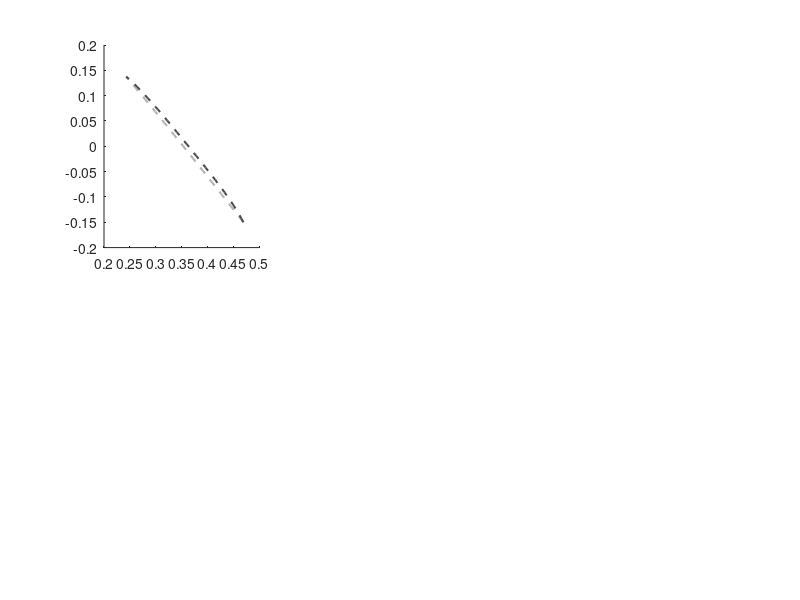

Reproduce this figure in MATLAB. (Note: this script raises an error after producing the figure.)
% plotting from all real trajectories

% Andrew SaLoutos
% 5/29/2021

%% arm functions and parameters

% clear all
addpath(genpath('mc_arm_functions'));

% MC arm
m1 = 0.195;             m2 = 0.262;
m3 = 0.053;             m_motor = 0.527;
I1 = 0.001170;          I2 = 0.001186;
I3 = 0.000096;          I_motor = 0.000508;
Ir = 0.000064;          N = 6;
l_O_m1 = 0.092;         l_A_m2 = 0.201;
l_B_m3 = 0.038;         l_OA = 0.2085;
l_AB = 0.265;           l_BC = 0.1225;
g = 9.81; % do I want gravity to start?
% parameters
p   = [m1 m2 m3 m_motor I1 I2 I3 I_motor Ir N l_O_m1 l_A_m2 l_B_m3 l_OA l_AB l_BC g]'; 

% define object parameters
mo = 1;
LLo = mo*eye(2);

%% load desired data

% Linear #18
load('L18_real_data.mat'); % hardware data
load('linear18_video_data.mat'); % video data
obj_locs = [0.41, 0.35, 0.27; -0.07, 0.00, 0.10]; 

% Sinusoid #6
% load('S6_real_data.mat'); % hardware data
% load('sinusoid6_video_data.mat'); % video data
% obj_locs = [0.33, 0.37, 0.40; 0.05, 0.00, -0.10];

%% effective mass at collision time

% plain_col_time1 = mean( [plain_real(1).col_time, plain_real(2).col_time, plain_real(3).col_time, plain_real(4).col_time, plain_real(5).col_time] )-0.5;
% plain_col_time2 = mean( [plain_real(6).col_time, plain_real(7).col_time, plain_real(8).col_time, plain_real(9).col_time, plain_real(10).col_time] )-0.5;
% plain_col_time3 = mean( [plain_real(11).col_time, plain_real(12).col_time, plain_real(13).col_time, plain_real(13).col_time, plain_real(15).col_time] )-0.5;
% 
% CA_col_time1 = mean( [CA_real(1).col_time, CA_real(2).col_time, CA_real(3).col_time, CA_real(4).col_time, CA_real(5).col_time] )-0.5;
% CA_col_time2 = mean( [CA_real(6).col_time, CA_real(7).col_time, CA_real(8).col_time, CA_real(9).col_time, CA_real(10).col_time] )-0.5;
% CA_col_time3 = mean( [CA_real(11).col_time, CA_real(12).col_time, CA_real(13).col_time, CA_real(13).col_time, CA_real(15).col_time] )-0.5;
% 
% plain_des_meff_cols = interp1(plain_des.t, plain_des.meff, [plain_col_time1,plain_col_time2,plain_col_time3]);
% CA_des_meff_cols = interp1(CA_des.t, CA_des.meff, [CA_col_time1,CA_col_time2,CA_col_time3]);
% meff_des_rats = CA_des_meff_cols./plain_des_meff_cols;
% 
% meff_vals = zeros(15,2);
% for ii=1:15
%     meff_vals(ii,:) = [plain_real(ii).meff_col, CA_real(ii).meff_col];
% end
% 
% plain_meff_cols = [mean(meff_vals(1:5,1)), mean(meff_vals(6:10,1)), mean(meff_vals(11:15,1))];
% CA_meff_cols = [mean(meff_vals(1:5,2)), mean(meff_vals(6:10,2)), mean(meff_vals(11:15,2))];
% meff_rats = CA_meff_cols./plain_meff_cols;

%% plot for cartesian trajectories
figure(1); clf;


subplot(2,3,1);

% desired trajectory
hold on;
plot(plain_des.p(1,:),plain_des.p(2,:),'--','Color',[0.7,0.7,0.7],'LineWidth',1.5);
plot(CA_des.p(1,:),CA_des.p(2,:),'--','Color',[0.3,0.3,0.3],'LineWidth',1.5);

% object locations...not sure if I should include these
% subplot(1,2,1); 
% plot(obj_locs(1,:),obj_locs(2,:),'og','MarkerSize',17,'LineWidth',3);
% subplot(1,2,2); plot(obj_locs(1,:),obj_locs(2,:),'og','MarkerSize',17,'LineWidth',3);

% arena
% x_a = [0.2, 0.5, 0.5, 0.2, 0.2]; % for MC, UR3 plots
% y_a = [-0.15, -0.15, 0.15, 0.15, -0.15];
% plot(x_a,y_a,'k--');

% trials
for ii=1:15
    pl_trial = plot(plain_real(ii).p(1,333:999),plain_real(ii).p(2,333:999),'Color',[1.0,0,0,0.2]);
    ca_trial = plot(CA_real(ii).p(1,333:999),CA_real(ii).p(2,333:999),'Color',[0,0,1.0,0.2]);
end

% set axes equal
axis equal; xlim([0.2, 0.5]); ylim([-0.175,0.175]); 

% titles and axes lables
title('End-Effector Position, Linear #18');
xlabel('X (m)'); ylabel('Y (m)');
legend([pl_trial, ca_trial], {'Plain','CA'});

% plot for joint trajectories
figure(2); clf;
% joint positions
subplot(1,2,1); hold on;
plot(plain_des.t, plain_des.q(1,:),'b--','LineWidth',1.5);
plot(plain_des.t, plain_des.q(2,:),'r--','LineWidth',1.5);
plot(plain_des.t, plain_des.q(3,:),'g--','LineWidth',1.5);
plot(CA_des.t, CA_des.q(1,:),'b','LineWidth',1.5);
plot(CA_des.t, CA_des.q(2,:),'r','LineWidth',1.5);
plot(CA_des.t, CA_des.q(3,:),'g','LineWidth',1.5);
% trials
for ii=1:15
    plot(plain_real(ii).t(333:999)-plain_real(ii).t(333),plain_real(ii).q(1,333:999),'--','Color',[0.0,0.0,1.0,0.2]);
    plot(plain_real(ii).t(333:999)-plain_real(ii).t(333),plain_real(ii).q(2,333:999),'--','Color',[1.0,0.0,0.0,0.2]);
    plot(plain_real(ii).t(333:999)-plain_real(ii).t(333),plain_real(ii).q(3,333:999),'--','Color',[0.0,1.0,0.0,0.2]);
    plot(CA_real(ii).t(333:999)-CA_real(ii).t(333),CA_real(ii).q(1,333:999),'Color',[0.0,0.0,1.0,0.2]);
    plot(CA_real(ii).t(333:999)-CA_real(ii).t(333),CA_real(ii).q(2,333:999),'Color',[1.0,0.0,0.0,0.2]);
    plot(CA_real(ii).t(333:999)-CA_real(ii).t(333),CA_real(ii).q(3,333:999),'Color',[0.0,1.0,0.0,0.2]);  
end
% titles, labels, limits
xlim([0,1]);
legend({'q_1, plain','q_2, plain','q_3, plain','q_1, CA','q_2, CA','q_3, CA'},'Location','southoutside','NumColumns',2);
title('Joint Positions for Linear Traj #18, Plain');
xlabel('Time (s)'); ylabel('q (rad)');

% joint velocities
subplot(1,2,2); hold on;
plot(plain_des.t, plain_des.dq(1,:),'b--','LineWidth',1.5);
plot(plain_des.t, plain_des.dq(2,:),'r--','LineWidth',1.5);
plot(plain_des.t, plain_des.dq(3,:),'g--','LineWidth',1.5);
plot(CA_des.t, CA_des.dq(1,:),'b','LineWidth',1.5);
plot(CA_des.t, CA_des.dq(2,:),'r','LineWidth',1.5);
plot(CA_des.t, CA_des.dq(3,:),'g','LineWidth',1.5);
% trials
for ii=1:15
    plot(plain_real(ii).t(333:999)-plain_real(ii).t(333),plain_real(ii).dq(1,333:999),'--','Color',[0.0,0.0,1.0,0.2]);
    plot(plain_real(ii).t(333:999)-plain_real(ii).t(333),plain_real(ii).dq(2,333:999),'--','Color',[1.0,0.0,0.0,0.2]);
    plot(plain_real(ii).t(333:999)-plain_real(ii).t(333),plain_real(ii).dq(3,333:999),'--','Color',[0.0,1.0,0.0,0.2]);
    plot(CA_real(ii).t(333:999)-CA_real(ii).t(333),CA_real(ii).dq(1,333:999),'Color',[0.0,0.0,1.0,0.2]);
    plot(CA_real(ii).t(333:999)-CA_real(ii).t(333),CA_real(ii).dq(2,333:999),'Color',[1.0,0.0,0.0,0.2]);
    plot(CA_real(ii).t(333:999)-CA_real(ii).t(333),CA_real(ii).dq(3,333:999),'Color',[0.0,1.0,0.0,0.2]);  
end
% titles, labels, limits
xlim([0,1]);
legend({'dq_1, plain','dq_2, plain','dq_3, plain','dq_1, CA','dq_2, CA','dq_3, CA'},'Location','southoutside','NumColumns',2);
title('Joint Velocities for Linear Traj #18, Plain');
xlabel('Time (s)'); ylabel('dq (rad/s)');



% plot for object displacements
% could filter displacements?

% figure(3); clf; hold on;

figure(1);
subplot(2,3,[2 3]); hold on;

pos1 = [1,2,3,4,5,16,17,18,19,20];
pos2 = [6,7,8,9,10,21,22,23,24,25];
pos3 = [11,12,13,14,15,26,27,28,29,30];

mean_displacements = zeros(6,60);

for ii=1:10 % for all trials at a position
    nn = pos1(ii);
    if (ii<6)
        plot(video_data(nn).time-0.5, video_data(nn).obj_displacements,'--','Color',[1.0,0,0,0.4]); % plain trials  
        mean_displacements(1,:) = mean_displacements(1,:) + 0.2*video_data(nn).obj_displacements(1:60);
    else 
        plot(video_data(nn).time-0.5, video_data(nn).obj_displacements,'Color',[1.0,0,0,0.4]); % CA trials
        mean_displacements(2,:) = mean_displacements(2,:) + 0.2*video_data(nn).obj_displacements(1:60);
    end
end

for ii=1:10 % for all trials at a position
    nn = pos2(ii);
    if (ii<6)
        plot(video_data(nn).time-0.5, video_data(nn).obj_displacements,'--','Color',[0,0.5,0,0.4]); % plain trials
        mean_displacements(3,:) = mean_displacements(3,:) + 0.2*video_data(nn).obj_displacements(1:60);
    else 
        plot(video_data(nn).time-0.5, video_data(nn).obj_displacements,'Color',[0,0.5,0,0.4]); % CA trials
        mean_displacements(4,:) = mean_displacements(4,:) + 0.2*video_data(nn).obj_displacements(1:60);
    end
end

for ii=1:10 % for all trials at a position
    nn = pos3(ii);
    if (ii<6)
        plot(video_data(nn).time-0.5, video_data(nn).obj_displacements,'--','Color',[0,0,1.0,0.4]); % plain trials
        mean_displacements(5,:) = mean_displacements(5,:) + 0.2*video_data(nn).obj_displacements(1:60);
    else 
        plot(video_data(nn).time-0.5, video_data(nn).obj_displacements,'Color',[0,0,1.0,0.4]); % CA trials
        mean_displacements(6,:) = mean_displacements(6,:) + 0.2*video_data(nn).obj_displacements(1:60);
    end
end

mean_time = linspace(0,2,61);
mean_time = mean_time(1:60)-0.5;
p1_plain = plot(mean_time, mean_displacements(1,:),'r--','LineWidth',1.5);
p1_ca = plot(mean_time, mean_displacements(2,:),'r','LineWidth',1.5);
p2_plain = plot(mean_time, mean_displacements(3,:),'--','Color',[0,0.5,0],'LineWidth',1.5);
p2_ca = plot(mean_time, mean_displacements(4,:),'Color',[0,0.5,0],'LineWidth',1.5);
p3_plain = plot(mean_time, mean_displacements(5,:),'b--','LineWidth',1.5);
p3_ca = plot(mean_time, mean_displacements(6,:),'b','LineWidth',1.5);


% limits, labels, title
xlim([0,1]); xlabel('Time (s)'); ylabel('Object Displacement (mm)');
legend([p1_plain, p1_ca, p2_plain, p2_ca, p3_plain, p3_ca],{'Pos. 1, plain', 'Pos. 1, CA', 'Pos. 2, plain', 'Pos. 2, CA','Pos. 3, plain','Pos. 3, CA'},'Location','eastoutside');
title('Object Displacements, Linear #18');


%% now do same thing for sinusoid trajectories
% Sinusoid #6
load('S6_real_data.mat'); % hardware data
load('sinusoid6_video_data.mat'); % video data
obj_locs = [0.33, 0.37, 0.40; 0.05, 0.00, -0.10];

subplot(2,3,4);

% desired trajectory
hold on;
plot(plain_des.p(1,:),plain_des.p(2,:),'--','Color',[0.7,0.7,0.7],'LineWidth',1.5);
plot(CA_des.p(1,:),CA_des.p(2,:),'--','Color',[0.3,0.3,0.3],'LineWidth',1.5);

% trials
for ii=1:15
    pl_trial = plot(plain_real(ii).p(1,333:999),plain_real(ii).p(2,333:999),'Color',[1.0,0,0,0.2]);
    ca_trial = plot(CA_real(ii).p(1,333:999),CA_real(ii).p(2,333:999),'Color',[0,0,1.0,0.2]);
end

% set axes equal
axis equal; xlim([0.25, 0.45]); ylim([-0.125,0.125]); 
% titles and axes lables
title('End-Effector Position, Sinusoid #6');
xlabel('X (m)'); ylabel('Y (m)');
legend([pl_trial, ca_trial],{'Plain','CA'});

% second subplot
subplot(2,3,[5 6]); hold on;

pos1 = [1,2,3,4,5,16,17,18,19,20];
pos2 = [6,7,8,9,10,21,22,23,24,25];
pos3 = [11,12,13,14,15,26,27,28,29,30];

mean_displacements = zeros(6,60);

for ii=1:10 % for all trials at a position
    nn = pos1(ii);
    if (ii<6)
        plot(video_data(nn).time-0.5, video_data(nn).obj_displacements,'--','Color',[1.0,0,0,0.4]); % plain trials  
        mean_displacements(1,:) = mean_displacements(1,:) + 0.2*video_data(nn).obj_displacements(1:60);
    else 
        plot(video_data(nn).time-0.5, video_data(nn).obj_displacements,'Color',[1.0,0,0,0.4]); % CA trials
        mean_displacements(2,:) = mean_displacements(2,:) + 0.2*video_data(nn).obj_displacements(1:60);
    end
end

for ii=1:10 % for all trials at a position
    nn = pos2(ii);
    if (ii<6)
        plot(video_data(nn).time-0.5, video_data(nn).obj_displacements,'--','Color',[0,0.5,0,0.4]); % plain trials
        mean_displacements(3,:) = mean_displacements(3,:) + 0.2*video_data(nn).obj_displacements(1:60);
    else 
        plot(video_data(nn).time-0.5, video_data(nn).obj_displacements,'Color',[0,0.5,0,0.4]); % CA trials
        mean_displacements(4,:) = mean_displacements(4,:) + 0.2*video_data(nn).obj_displacements(1:60);
    end
end

for ii=1:10 % for all trials at a position
    nn = pos3(ii);
    if (ii<6)
        plot(video_data(nn).time-0.5, video_data(nn).obj_displacements,'--','Color',[0,0,1.0,0.4]); % plain trials
        mean_displacements(5,:) = mean_displacements(5,:) + 0.2*video_data(nn).obj_displacements(1:60);
    else 
        plot(video_data(nn).time-0.5, video_data(nn).obj_displacements,'Color',[0,0,1.0,0.4]); % CA trials
        mean_displacements(6,:) = mean_displacements(6,:) + 0.2*video_data(nn).obj_displacements(1:60);
    end
end

mean_time = linspace(0,2,61);
mean_time = mean_time(1:60)-0.5;
p1_plain = plot(mean_time, mean_displacements(1,:),'r--','LineWidth',1.5);
p1_ca = plot(mean_time, mean_displacements(2,:),'r','LineWidth',1.5);
p2_plain = plot(mean_time, mean_displacements(3,:),'--','Color',[0,0.5,0],'LineWidth',1.5);
p2_ca = plot(mean_time, mean_displacements(4,:),'Color',[0,0.5,0],'LineWidth',1.5);
p3_plain = plot(mean_time, mean_displacements(5,:),'b--','LineWidth',1.5);
p3_ca = plot(mean_time, mean_displacements(6,:),'b','LineWidth',1.5);

% limits, labels, title
xlim([0,1]); xlabel('Time (s)'); ylabel('Object Displacement (mm)');
legend([p1_plain, p1_ca, p2_plain, p2_ca, p3_plain, p3_ca],{'Pos. 1, plain', 'Pos. 1, CA', 'Pos. 2, plain', 'Pos. 2, CA','Pos. 3, plain','Pos. 3, CA'},'Location','eastoutside');
title('Object Displacements, Sinusoid #6');



% title for whole figure?
% sgtitle('Experimental Results (All Trials)');


figure(3);
% joint positions
subplot(1,2,1); hold on;
plot(plain_des.t, plain_des.q(1,:),'b--','LineWidth',1.5);
plot(plain_des.t, plain_des.q(2,:),'r--','LineWidth',1.5);
plot(plain_des.t, plain_des.q(3,:),'g--','LineWidth',1.5);
plot(CA_des.t, CA_des.q(1,:),'b','LineWidth',1.5);
plot(CA_des.t, CA_des.q(2,:),'r','LineWidth',1.5);
plot(CA_des.t, CA_des.q(3,:),'g','LineWidth',1.5);
% trials
for ii=1:15
    plot(plain_real(ii).t(333:999)-plain_real(ii).t(333),plain_real(ii).q(1,333:999),'--','Color',[0.0,0.0,1.0,0.2]);
    plot(plain_real(ii).t(333:999)-plain_real(ii).t(333),plain_real(ii).q(2,333:999),'--','Color',[1.0,0.0,0.0,0.2]);
    plot(plain_real(ii).t(333:999)-plain_real(ii).t(333),plain_real(ii).q(3,333:999),'--','Color',[0.0,1.0,0.0,0.2]);
    plot(CA_real(ii).t(333:999)-CA_real(ii).t(333),CA_real(ii).q(1,333:999),'Color',[0.0,0.0,1.0,0.2]);
    plot(CA_real(ii).t(333:999)-CA_real(ii).t(333),CA_real(ii).q(2,333:999),'Color',[1.0,0.0,0.0,0.2]);
    plot(CA_real(ii).t(333:999)-CA_real(ii).t(333),CA_real(ii).q(3,333:999),'Color',[0.0,1.0,0.0,0.2]);  
end
% titles, labels, limits
xlim([0,1]);
legend({'q_1, plain','q_2, plain','q_3, plain','q_1, CA','q_2, CA','q_3, CA'},'Location','southoutside','NumColumns',2);
title('Joint Positions for Sinusoid Traj #6, Plain');
xlabel('Time (s)'); ylabel('q (rad)');

% joint velocities
subplot(1,2,2); hold on;
plot(plain_des.t, plain_des.dq(1,:),'b--','LineWidth',1.5);
plot(plain_des.t, plain_des.dq(2,:),'r--','LineWidth',1.5);
plot(plain_des.t, plain_des.dq(3,:),'g--','LineWidth',1.5);
plot(CA_des.t, CA_des.dq(1,:),'b','LineWidth',1.5);
plot(CA_des.t, CA_des.dq(2,:),'r','LineWidth',1.5);
plot(CA_des.t, CA_des.dq(3,:),'g','LineWidth',1.5);
% trials
for ii=1:15
    plot(plain_real(ii).t(333:999)-plain_real(ii).t(333),plain_real(ii).dq(1,333:999),'--','Color',[0.0,0.0,1.0,0.2]);
    plot(plain_real(ii).t(333:999)-plain_real(ii).t(333),plain_real(ii).dq(2,333:999),'--','Color',[1.0,0.0,0.0,0.2]);
    plot(plain_real(ii).t(333:999)-plain_real(ii).t(333),plain_real(ii).dq(3,333:999),'--','Color',[0.0,1.0,0.0,0.2]);
    plot(CA_real(ii).t(333:999)-CA_real(ii).t(333),CA_real(ii).dq(1,333:999),'Color',[0.0,0.0,1.0,0.2]);
    plot(CA_real(ii).t(333:999)-CA_real(ii).t(333),CA_real(ii).dq(2,333:999),'Color',[1.0,0.0,0.0,0.2]);
    plot(CA_real(ii).t(333:999)-CA_real(ii).t(333),CA_real(ii).dq(3,333:999),'Color',[0.0,1.0,0.0,0.2]);  
end
% titles, labels, limits
xlim([0,1]);
legend({'dq_1, plain','dq_2, plain','dq_3, plain','dq_1, CA','dq_2, CA','dq_3, CA'},'Location','southoutside','NumColumns',2);
title('Joint Velocities for Sinusoid Traj #6, Plain');
xlabel('Time (s)'); ylabel('dq (rad/s)');
